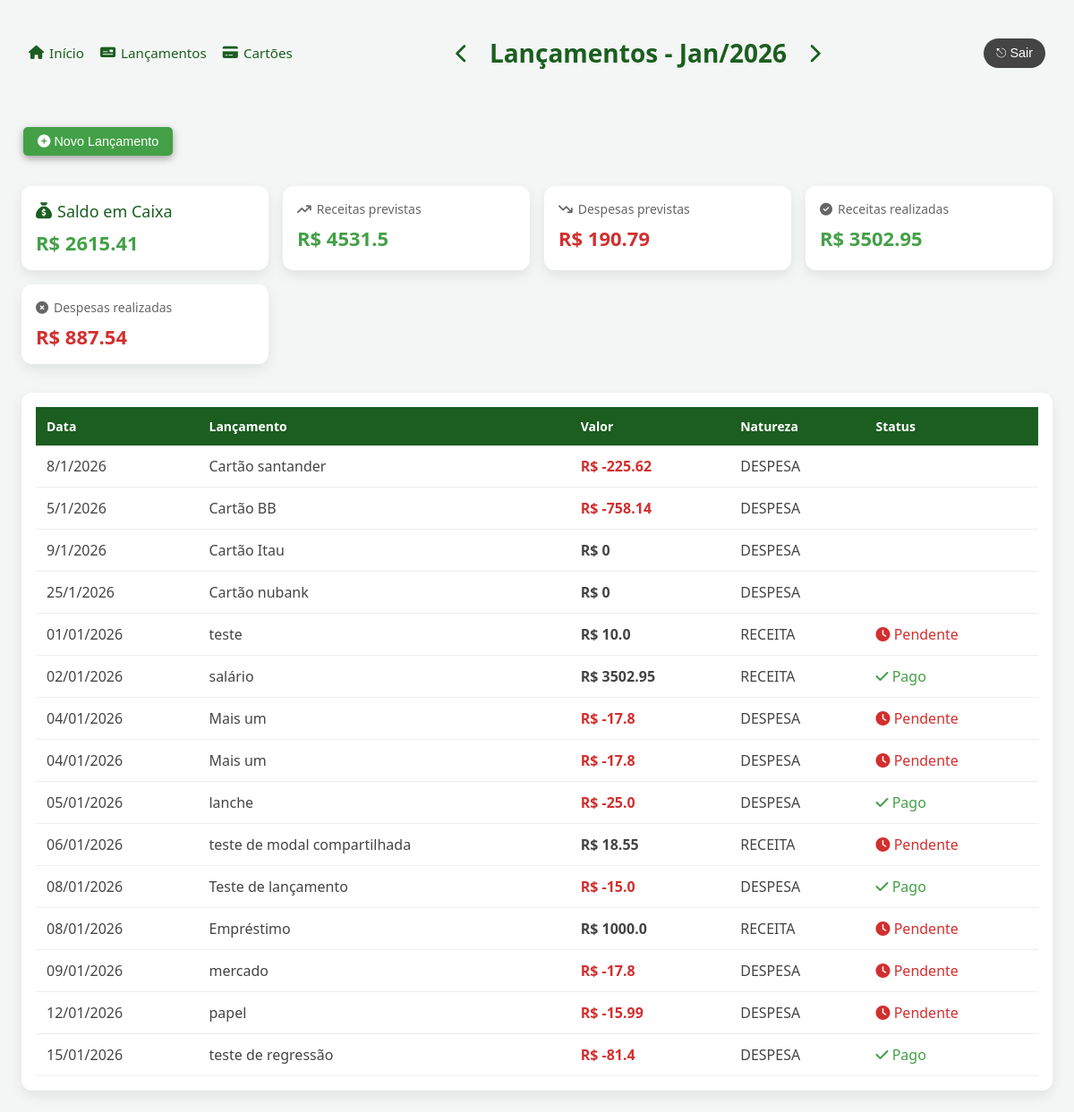
Page /home/ on the earlier database version.
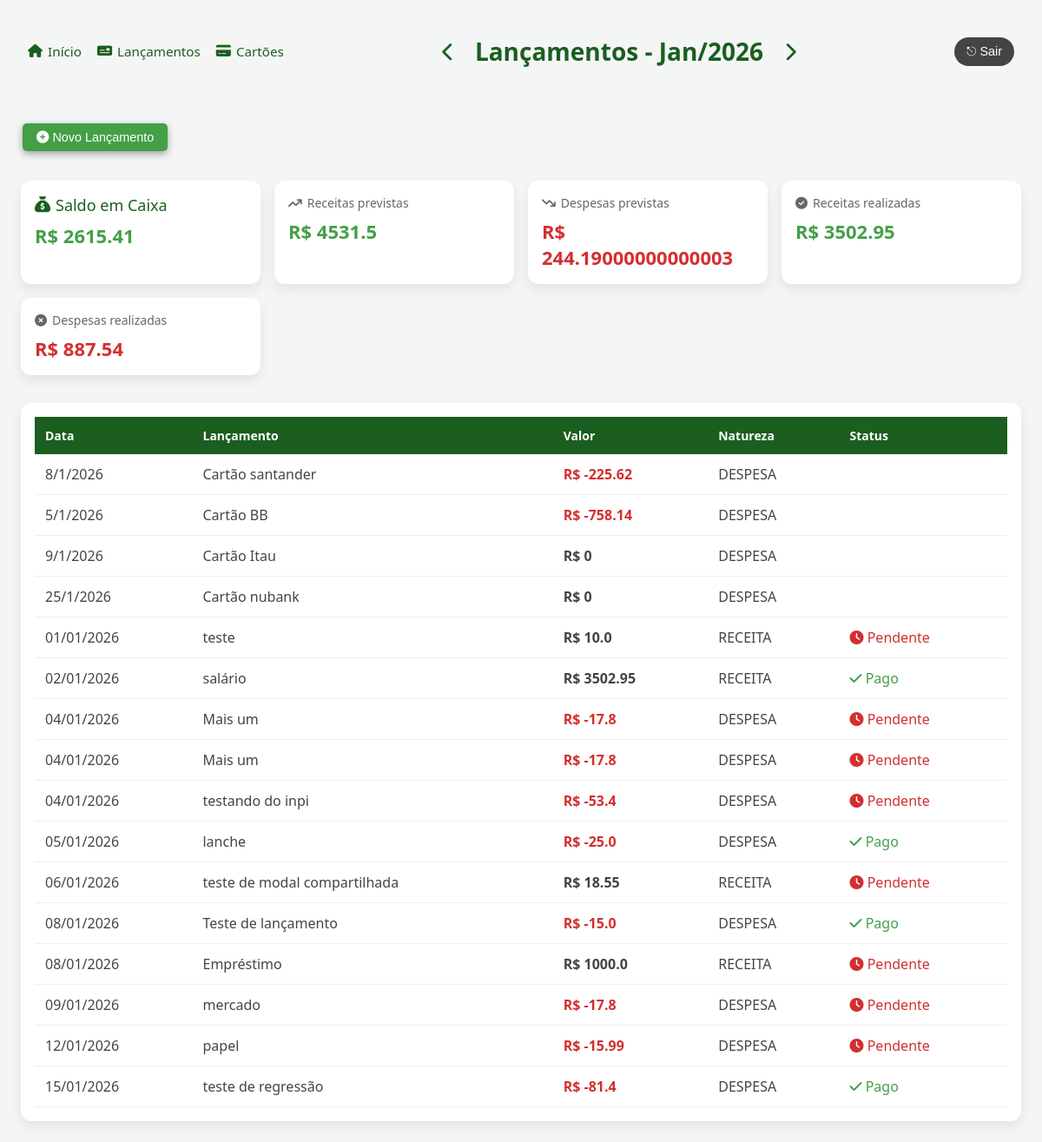
Same page on the later database version.
### contas/models/cartao.py (models this page shows, shortened)
class Cartao(models.Model):
    descricao = models.CharField(max_length=70)
    limite = models.FloatField()
    fechamento = models.IntegerField()
    vencimento = models.IntegerField()
    dt_criacao = models.DateTimeField(auto_now=True)
    dt_update = models.DateTimeField(auto_now=True)
    class Meta:
        verbose_name_plural = 'Cartoes'

### contas/models/competencia.py (models this page shows, shortened)
class Competencia(models.Model):
    mes = models.PositiveSmallIntegerField()
    ano = models.PositiveSmallIntegerField()
    class Meta:
        unique_together = ('mes', 'ano')
        ordering = ['ano', 'mes']
    def mes_nome(self):
        MESES = [
            '', 'Jan', 'Fev', 'Mar', 'Abr', 'Mai', 'Jun',
            'Jul', 'Ago', 'Set', 'Out', 'Nov', 'Dez'
        ]
        return MESES[self.mes]

### contas/models/lancamento.py (models this page shows, shortened)
class Lancamento(models.Model):
    descricao = models.CharField(max_length=70)
    data = models.DateField()
    valor = models.FloatField()
    pago = models.BooleanField(default=False)
    fatura = models.ForeignKey(
        'contas.Fatura',
        on_delete=models.CASCADE, null=True,
        blank=True
        )
    dt_criacao = models.DateTimeField(auto_now=True)
    dt_update = models.DateTimeField(auto_now=True)
    class Natureza(models.TextChoices):
        DESPESA = 'DESPESA', 'Despesa'
        RECEITA = 'RECEITA', 'Receita'
    natureza = models.CharField(
        max_length=10,
        choices=Natureza.choices,
        default=Natureza.DESPESA
    )
    class Meta:
        ordering = ['data']

### contas/views/index.py (the view)
# urls.py: 2. Add a URL to urlpatterns:  path('', views.home, name='home')
def home(request):
    hoje = date.today()
    mes = request.GET.get('mes')
    ano = request.GET.get('ano')
    competencia = competencia_service.obter_ou_criar_competencia(
        mes=int(mes) if mes else hoje.month,
        ano=int(ano) if ano else hoje.year
    )
    lancamentos = Lancamento.objects.filter(
        data__month=competencia.mes,
        data__year=competencia.ano,
        fatura = None
    )
    cartoes = Cartao.objects.all()
    for c in cartoes:
        c.fatura = fatura_service.total_fatura_por_cartao(c, competencia)
    return render(request, 'contas/home.html', {
        'competencia': competencia,
        'lancamentos': lancamentos,
        'anterior': competencia_service.anterior(mes, ano),
        'proximo': competencia_service.proximo(mes, ano),
        'receitas_previstas': competencia_service.total_receitas_previstas(competencia),
        'despesas_previstas': competencia_service.total_despesas_previstas(competencia),
        'receitas_realizadas': competencia_service.total_receitas_realizadas(competencia),
        'despesas_realizadas': competencia_service.total_despesas_realizadas(competencia),
        'saldo_em_caixa': competencia_service.saldo_em_caixa(competencia),
        'form_action': "lancamentos_create_path",
        'path': reverse('home_path', args=None),
        'cartao': None,
        'cartoes': cartoes,
        'titulo': f"Lançamentos - { competencia.mes_nome() }/{ competencia.ano }",
        'titulo_tem_setas': True
    })

### contas/services/competencia_service.py (called while the page is built)
def obter_ou_criar_competencia(mes=None, ano=None):
    hoje = date.today()
    mes = mes or hoje.month
    ano = ano or hoje.year
    competencia, _ = Competencia.objects.get_or_create(
        mes=mes,
        ano=ano
    )
    return competencia

def anterior(mes, ano):
    atual = obter_ou_criar_competencia(mes, ano)
    if atual.mes == 1:
        novo_mes = 12
        novo_ano = atual.ano - 1
    else:
        novo_mes = atual.mes - 1
        novo_ano = atual.ano
    return {
        "mes": novo_mes,
        "ano": novo_ano
    }

def proximo(mes, ano):
    atual = obter_ou_criar_competencia(mes, ano)
    if atual.mes == 12:
        novo_mes = 1
        novo_ano = atual.ano + 1
    else:
        novo_mes =  atual.mes + 1
        novo_ano = atual.ano
    return {
        "mes": novo_mes,
        "ano": novo_ano
    }

def total_receitas_previstas(competencia):
    lancamentos = lancamento_service.get_receitas_competencia(competencia).filter(
        fatura = None
    )
    return soma_lancamentos(lancamentos)

def soma_lancamentos(lancamentos):
    soma = 0
    for l in lancamentos:
        soma += l.valor
    return soma

### contas/templates/contas/home.html (shortened to what this page needs)
{% load static %}
<!DOCTYPE html>
<html lang="pt-br">
<head>
    <link rel="stylesheet"
          href="https://cdnjs.cloudflare.com/ajax/libs/font-awesome/6.5.1/css/all.min.css"/>
    <link rel="stylesheet" href="{% static 'contas/app.css' %}">
</head>
<body>
<div class="header">
    {% include "contas/shared/_menu.html" %}
    {% include "contas/shared/_competencia.html" %}
    <div class="login">
        <button class="logout-btn">
            ⎋ Sair
        </button>
    </div>
</div>
 <div class="acoes">
    <button class="add-lancamento-btn" onclick="openModal()">
        <i class="fa-solid fa-circle-plus"></i> Novo Lançamento
    </button>
</div>
<div class="cards">
    <div class="card saldo">
        <h3><i class="fa-solid fa-sack-dollar"></i> Saldo em Caixa</h3>
        {% if saldo_em_caixa < 0 %}
            <p class="despesa">R$ {{ saldo_em_caixa }}</p>
        {% else %}
            <p class="receita">R$ {{ saldo_em_caixa }}</p>
        {% endif %}
    </div>
    <div class="card">
        <h3><i class="fa-solid fa-arrow-trend-up"></i> Receitas previstas</h3>
        <p class="receita">R$ {{ receitas_previstas }}</p>
    </div>
    <div class="card">
        <h3><i class="fa-solid fa-arrow-trend-down"></i> Despesas previstas</h3>
        <p class="despesa">R$ {{ despesas_previstas }}</p>
    </div>
    <div class="card">
        <h3><i class="fa-solid fa-circle-check"></i> Receitas realizadas</h3>
        <p class="receita">R$ {{ receitas_realizadas }}</p>
    </div>
    <div class="card">
        <h3><i class="fa-solid fa-circle-xmark"></i> Despesas realizadas</h3>
        <p class="despesa">R$ {{ despesas_realizadas }}</p>
    </div>
</div>
<div class="table-container">
    <table>
        <thead>
            <tr>
                <th>Data</th>
                <th>Lançamento</th>
                <th>Valor</th>
                <th>Natureza</th>
                <th>Status</th>
            </tr>
        </thead>
        <tbody>
        {% for c in cartoes %}
            <tr>
                <td>{{ c.vencimento }}/{{ competencia.mes }}/{{ competencia.ano }}</td>
                <td>Cartão {{ c.descricao }}</td>
                <td class="valor"> {% if c.fatura < 0 %}
                                        <span class="despesa">R$ {{ c.fatura }}</span>
                                    {% else %}
                                        R$ {{ c.fatura }}</span>
                                    {% endif %}</td>
                <td>DESPESA</td>
                <td>
                </td>
            </tr>
        {% endfor %}
        {% for l in lancamentos %}
            <tr>
                <td>{{ l.data|date:"d/m/Y" }}</td>
                <td>{{ l.descricao }}</td>
                <td class="valor"> {% if l.natureza == "DESPESA" %}
                                        <span class="despesa">R$ -{{ l.valor }}</span>
                                    {% else %}
                                        R$ {{ l.valor }}</span>
                                    {% endif %}</td>
                <td>{{ l.natureza }}</td>
                <td>
                    {% if l.pago %}
                        <span class="pago">
                            <i class="fa-solid fa-check"></i> Pago
                        </span>
                    {% else %}
                        <span class="nao-pago">
                            <i class="fa-solid fa-clock"></i> Pendente
                        </span>
                    {% endif %}
                </td>
            </tr>
        {% endfor %}
        </tbody>
    </table>
</div>
</body>
</html>

Differences in the rows shown:
added Lancamento: data "04/01/2026", descricao "testando do inpi", valor "53.4", natureza "DESPESA", pago False (drawn)
Other differences:
{{ despesas_previstas }}: "190.79" → "244.19000000000003"
